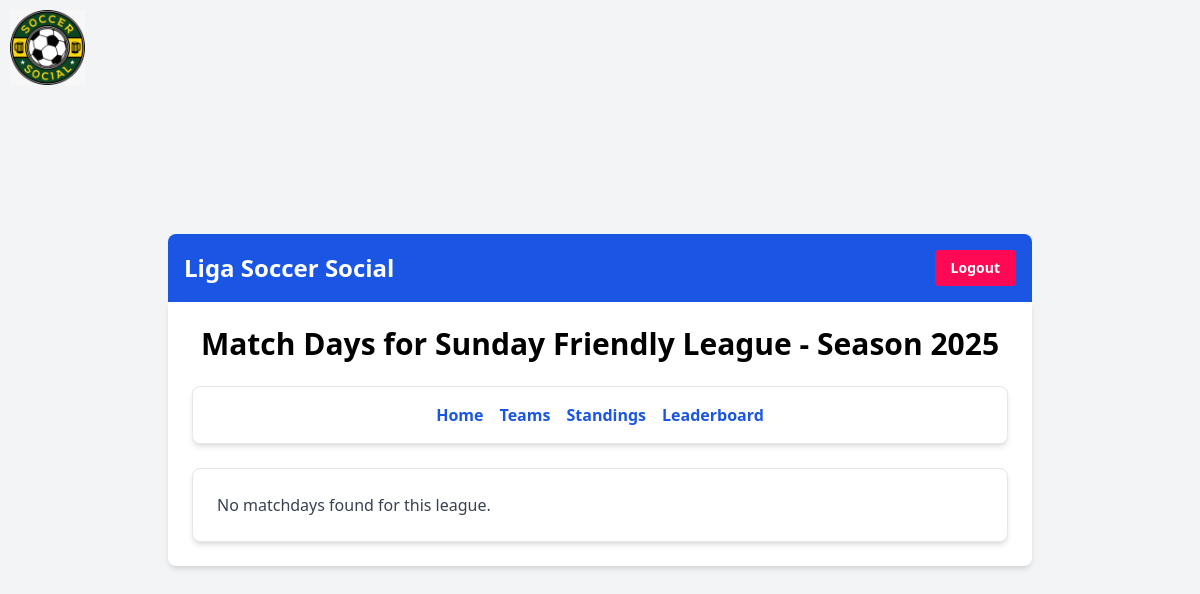
Page /futbol/league/2/2/matchdays/ (signed in) on the earlier database version.
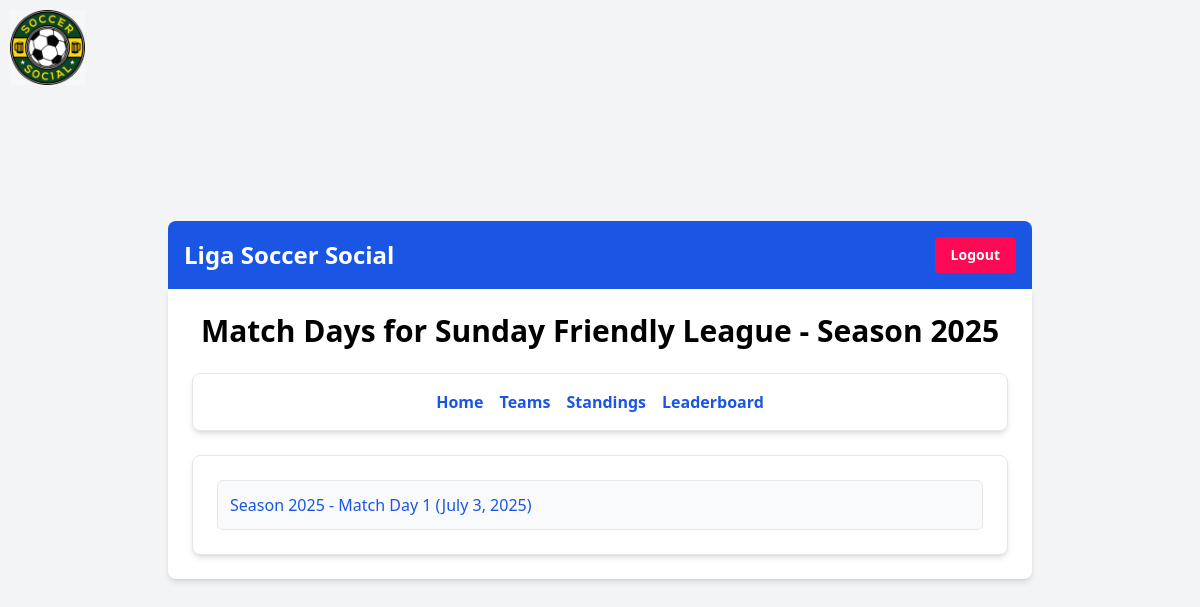
Same page on the later database version.
### futbolapp/models.py (models this page shows, shortened)
class Matchday(models.Model):
    season = models.ForeignKey(Season, on_delete=models.CASCADE)
    number = models.PositiveIntegerField()
    date = models.DateField()
    title = models.CharField(max_length=100, blank=True, null=True) # New field for title
    class Meta:
        ordering = ['season', 'number']
        unique_together = ('season', 'number')

class Season(models.Model):
    league = models.ForeignKey(League, on_delete=models.CASCADE, null=True, blank=True)
    tournament = models.ForeignKey('Tournament', on_delete=models.CASCADE, null=True, blank=True) # New field
    year = models.IntegerField()
    is_current = models.BooleanField(default=False)

### futbolapp/views.py (the view)
# urls.py: path('league/<int:league_id>/<int:season_id>/matchdays/', views.league_matchday_list, name='league_matchday_list'),
@login_required
def league_matchday_list(request, league_id, season_id):
    league = get_object_or_404(League, pk=league_id)
    season = get_object_or_404(Season, pk=season_id)
    matchdays = Matchday.objects.filter(season=season).order_by('number')
    return render(request, 'futbolapp/matchday_list.html', {'league': league, 'season': season, 'matchdays': matchdays, 'active_tab': 'matchdays'})

### futbolapp/templates/futbolapp/matchday_list.html
{% extends 'base.html' %}
{% block content %}
    <h1 class="text-3xl font-bold mb-6 text-center">Match Days for {{ league.name }} - Season {{ season.year }}</h1>
    <nav class="mb-6 p-4 bg-white rounded-lg shadow-md border border-gray-200">
        <ul class="flex flex-wrap justify-center space-x-4">
            {% if active_tab != 'home' %}
                <li><a href="{% url 'league_home' league.id season.id %}" class="text-primary-blue hover:text-primary-red font-semibold">Home</a></li>
            {% endif %}
            {% if active_tab != 'teams' %}
                <li><a href="{% url 'team_list' league.id season.id %}" class="text-primary-blue hover:text-primary-red font-semibold">Teams</a></li>
            {% endif %}
            {% if active_tab != 'standings' %}
                <li><a href="{% url 'league_standings_view' league.id season.id %}" class="text-primary-blue hover:text-primary-red font-semibold">Standings</a></li>
            {% endif %}
            {% if active_tab != 'leaderboard' %}
                <li><a href="{% url 'leaderboard_view' league.id season.id %}" class="text-primary-blue hover:text-primary-red font-semibold">Leaderboard</a></li>
            {% endif %}
        </ul>
    </nav>
    <div class="bg-white p-6 rounded-lg shadow-md border border-gray-200">
        <ul class="space-y-2">
            {% for matchday in matchdays %}
                <li>
                    <a href="{% url 'matchday_detail' matchday.id %}" class="block p-3 bg-gray-50 hover:bg-gray-100 rounded-md border border-gray-200 text-primary-blue font-medium">
                        Season {{ matchday.season.year }} - Match Day {{ matchday.number }} ({{ matchday.date }})
                    </a>
                </li>
            {% empty %}
                <li class="text-gray-700">No matchdays found for this league.</li>
            {% endfor %}
        </ul>
    </div>
{% endblock %}

Differences in the rows shown:
added Matchday: season.year "2025", number "1", date "July 3, 2025"
Other differences:
text no longer shown: "No matchdays found for this league."
